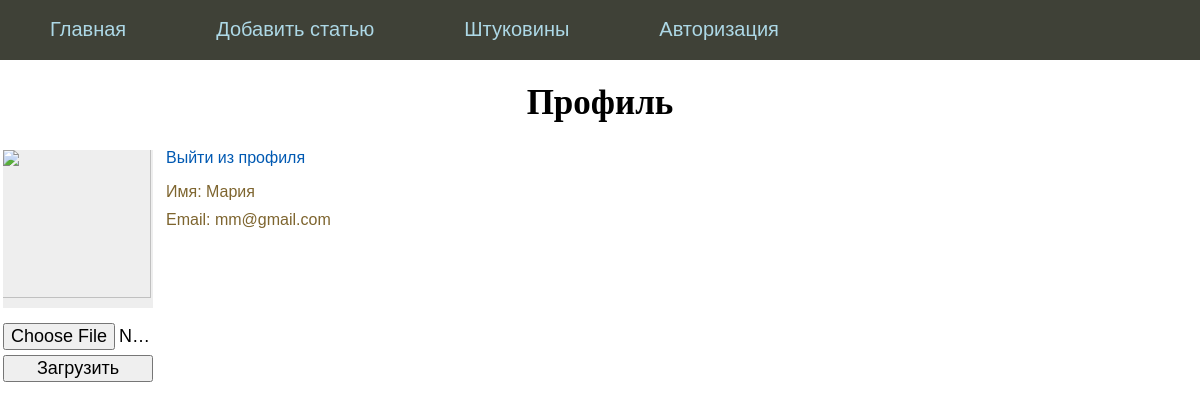
Screenshot of /profile (signed in) with the database file from the repository.
### tables this page shows
CREATE TABLE "mainmenu" (
	"id"	INTEGER,
	"name"	TEXT NOT NULL,
	"url"	TEXT NOT NULL,
	PRIMARY KEY("id" AUTOINCREMENT)
);

CREATE TABLE "users" (
	"id"	INTEGER,
	"name"	TEXT NOT NULL,
	"email"	NUMERIC NOT NULL,
	"psw"	TEXT NOT NULL,
	"avatar"	BLOB DEFAULT NULL,
	"time"	INTEGER NOT NULL,
	PRIMARY KEY("id" AUTOINCREMENT)
);

### flsite.py (the view)
@app.route("/profile")
@login_required
def profile():
    return render_template('profile.html', menu=dbase.getMenu(), title='Профиль')

### FDataBase.py (called while the page is built)
    def getMenu(self):
        sql = '''SELECT * FROM mainmenu'''
        try:
            self.__cur.execute("SELECT * FROM mainmenu")
            res = self.__cur.fetchall()
            return list(map(lambda row: dict(row), res))
        except Exception as e:
            print(f"Ошибка чтения из БД: {e}")
        return []

    def getUser(self, user_id):
        try:
            self.__cur.execute(f"SELECT * FROM users WHERE id ={user_id} LIMIT 1")
            res = self.__cur.fetchone()
            if res:
                return res
        except sqlite3.Error as e:
            print(f"Ошибка чтения статьи из БД: {e}")
        return False

### UserLogin.py (called while the page is built)
    def fromDB(self, user_id, db):
        self.__user = db.getUser(user_id)
        return self

    def getName(self):
        return self.__user['name'] if self.__user else "Без имени"

    def getEmail(self):
        return self.__user['email'] if self.__user else "Без email"

### flsite.py (called while the page is built)
@login_manager.user_loader
def load_user(user_id):
    print('Load user')
    return UserLogin().fromDB(user_id, dbase)

def connect_db():
    conn = sqlite3.connect(app.config['DATABASE'])
    conn.row_factory = sqlite3.Row  # строчка, чтобы данные записывались в виде словарей, а не кортежей
    return conn

def get_db():
    if not hasattr(g, 'link_db'):  # Проверяем, есть ли такое свойство у глобальной переменной контекста запроса
        g.link_db = connect_db()
    return g.link_db

@app.before_request
def before_request():
    global dbase
    db = get_db()
    dbase = FDataBase(db)

### templates/profile.html (shortened to what this page needs)
{% extends 'base.html' %}
{% block content %}
{{ super() }}
<table border="0" class="profile-table">
	<tr><td valign="top">
		<div class="profile-ava"><img src="{{ url_for('userava') }}"></div>
		<div class="profile-load">
		<form action="{{url_for('upload')}}" method="POST" enctype="multipart/form-data">
			<p><input type="file" name="file">
			<p><input type="submit" value="Загрузить">
		</form>
		</div>
	</td>
	<td valign="top" class="profile-panel">
		<p><a href="{{url_for('logout')}}">Выйти из профиля</a>
		<ul class="profile-info">
		<li>Имя: {{ current_user.getName() }}</li>
		<li>Email: {{ current_user.getEmail() }}</li>
		</ul>
	</td></tr>
</table>
{% endblock %}

### templates/base.html (shortened to what this page needs)
<html>
<head>
 <link type="text/css" href="{{ url_for('static', filename='css/styles.css') }}" rel="stylesheet">
</head>
<body>
{% block content %}
     {% block mainmenu %}
         <ul class="mainmenu">
             {% for m in menu %}
                 <li><a href="{{ m.url }}">{{ m.name }}</a></li>
             {% endfor %}
         </ul>
     {% endblock mainmenu %}
     <div class="content">
     {% if title %}
         <h1>{{ title }}</h1>
     {% else %}
         <h1>Ксюшин сайт</h1>
     {% endif %}
     </div>
{% endblock content%}
 </body>
</html>

### static/css/styles.css (style rules this page uses)
html, body { font-family: 'Arial', serif; margin: 0; padding: 0; height: 100%; width: 100%; }
h1 { text-align: center; font-size: 35px; margin: 0, 0, 15px, 0; font-family: 'Georgia', serif; }
a { color: #0059b2; text-decoration: none; }
ul.mainmenu { list-style: none; background: #3F4137; height: 60px; margin: 0; padding: 0; color: #fdc073; font-size: 20px; overflow: hidden; }
ul.mainmenu li { float: left; margin: 18px 40px 0 50px; }
ul.mainmenu li a { color: lightblue; text-decoration: none; }
div.content { margin: 10px; }
.profile-ava { width: 130px; text-align: center; overflow: hidden; background: #eee; padding: 10px; }
.profile-ava img { max-width: 150px; height: auto; }
.profile-load { margin-top: 10px; overflow: hidden; max-width: 150px; }
.profile-load input[type=submit], input[type=file] { width: 100%; font-size: 18px; }
.profile-load p { padding: 0; margin: 5px 0 0 0; }
.profile-panel { padding: 0 0 0 10px; }
ul.profile-info { list-style: none; margin: 10px 0 0 0; padding: 0; color: #7E652F; }
ul.profile-info li { margin-top: 10px; }
.profile-table img, .profile-table svg { width: 150px; height: 150px; top: 20%; left: 50%; margin: -12px 0 0 -12px; }

### rows the page displays
mainmenu: name "Главная"
mainmenu: name "Добавить статью"
mainmenu: name "Штуковины"
mainmenu: name "Авторизация"
users: getName "Мария", getEmail "mm@gmail.com"

### other values shown
{{ title }} "Профиль"
